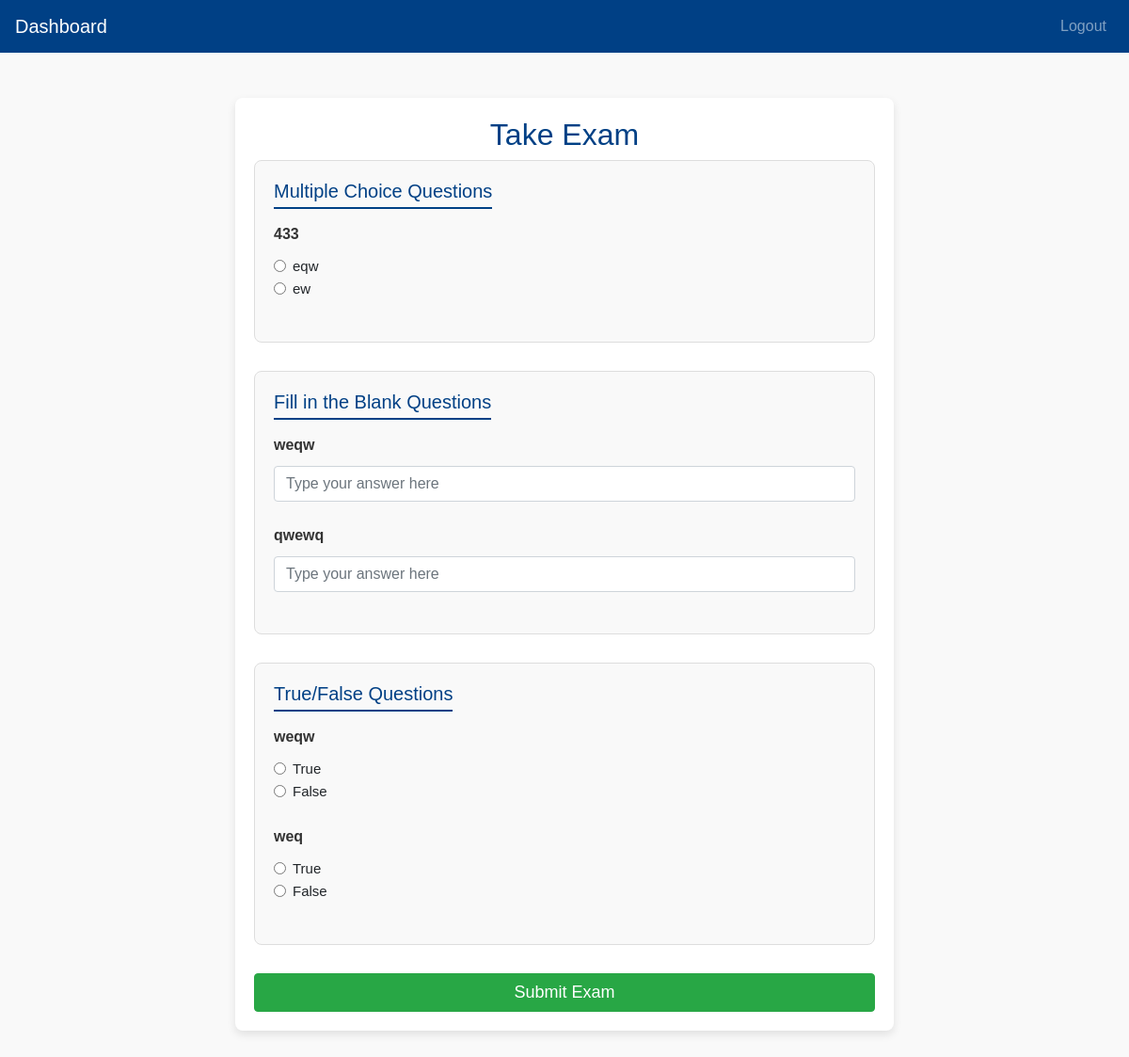
/exam_details.php?exam_id=17 (signed in), run on the app's committed database.
### tables this page shows
CREATE TABLE `exam_questions` (
  `id` int(11) NOT NULL,
  `exam_id` int(11) NOT NULL,
  `question_text` text NOT NULL,
  `question_type` enum('mcq','tf','fill') NOT NULL,
  `options` text DEFAULT NULL,
  `correct_answer` varchar(255) NOT NULL,
  `created_at` timestamp NOT NULL DEFAULT current_timestamp()
);

### exam_details.php (the view, shortened to what this page needs)
<?php
require_once "config.php";
$exam_id = $_GET['exam_id'];
$sql = "SELECT points_per_question, num_questions FROM exam_meta WHERE id = :exam_id";
$stmt = $pdo->prepare($sql);
$stmt->bindParam(":exam_id", $exam_id, PDO::PARAM_INT);
$stmt->execute();
$exam_meta = $stmt->fetch(PDO::FETCH_ASSOC);
$points_per_question = $exam_meta['points_per_question'];
$total_questions = $exam_meta['num_questions'];
$sql = "SELECT * FROM exam_questions WHERE exam_id = :exam_id";
$stmt = $pdo->prepare($sql);
$stmt->bindParam(":exam_id", $exam_id, PDO::PARAM_INT);
$stmt->execute();
$questions = $stmt->fetchAll(PDO::FETCH_ASSOC);
$score = 0;
$correct_answers = 0;
$wrong_answers = 0;
$show_results = false;
?>
<!DOCTYPE html>
<html lang="en">
<head>
    <link rel="stylesheet" href="https://stackpath.bootstrapcdn.com/bootstrap/4.5.2/css/bootstrap.min.css">
    <link rel="stylesheet" href="exam_details.css">
</head>
<body>
<nav class="navbar navbar-expand-lg navbar-dark">
    <a class="navbar-brand" href="dashboard.php">Dashboard</a>
    <div class="collapse navbar-collapse" id="navbarNav">
        <ul class="navbar-nav ml-auto">
            <li class="nav-item">
                <a class="nav-link" href="logout.php">Logout</a>
            </li>
        </ul>
    </div>
</nav>
<div class="container mt-5">
    <?php if ($show_results): ?>
        <div class="exam-complete">
            <h2>Exam Completed!</h2>
            <p><strong>Score:</strong> <?php echo $score; ?> / <?php echo $total_questions * $points_per_question; ?></p>
            <p><strong>Correct Answers:</strong> <?php echo $correct_answers; ?></p>
            <p><strong>Wrong Answers:</strong> <?php echo $wrong_answers; ?></p>
            <a href="exam_results.php?exam_id=<?php echo $exam_id; ?>" class="btn btn-primary">View Exam Results</a>
        </div>
    <?php else: ?>
        <div class="exam-container">
            <h2>Take Exam</h2>
            <form method="POST">
                <div class="question-section">
                    <h3 class="section-title">Multiple Choice Questions</h3>
                    <?php foreach ($questions as $question): ?>
                        <?php if ($question['question_type'] === 'mcq'): ?>
                            <div class="question mb-4">
                                <p><strong><?php echo htmlspecialchars($question['question_text']); ?></strong></p>
                                <?php
                                $options = json_decode($question['options'], true);
                                foreach ($options as $key => $option): ?>
                                    <div class="form-check">
                                        <input type="radio" class="form-check-input" name="question_<?php echo $question['id']; ?>" value="<?php echo $key; ?>" id="option_<?php echo $question['id'] . '_' . $key; ?>">
                                        <label class="form-check-label" for="option_<?php echo $question['id'] . '_' . $key; ?>">
                                            <?php echo htmlspecialchars($option); ?>
                                        </label>
                                    </div>
                                <?php endforeach; ?>
                            </div>
                        <?php endif; ?>
                    <?php endforeach; ?>
                </div>
            <div class="question-section">
                <h3 class="section-title">Fill in the Blank Questions</h3>
                <?php foreach ($questions as $question): ?>
                    <?php if ($question['question_type'] === 'fill'): ?>
                        <div class="question mb-4">
                            <p><strong><?php echo htmlspecialchars($question['question_text']); ?></strong></p>
                            <div class="form-group">
                                <input type="text" class="form-control" name="question_<?php echo $question['id']; ?>" id="blank_<?php echo $question['id']; ?>" placeholder="Type your answer here">
                            </div>
                        </div>
                    <?php endif; ?>
                <?php endforeach; ?>
            </div>
<div class="question-section">
    <h3 class="section-title">True/False Questions</h3>
    <?php foreach ($questions as $question): ?>
        <?php if ($question['question_type'] === 'tf'): ?>
            <div class="question mb-4">
                <p><strong><?php echo htmlspecialchars($question['question_text']); ?></strong></p>
                <div class="form-check">
                    <input type="radio" class="form-check-input" name="question_<?php echo $question['id']; ?>" value="True" id="true_<?php echo $question['id']; ?>">
                    <label class="form-check-label" for="true_<?php echo $question['id']; ?>">True</label>
                </div>
                <div class="form-check">
                    <input type="radio" class="form-check-input" name="question_<?php echo $question['id']; ?>" value="False" id="false_<?php echo $question['id']; ?>">
                    <label class="form-check-label" for="false_<?php echo $question['id']; ?>">False</label>
                </div>
            </div>
        <?php endif; ?>
    <?php endforeach; ?>
</div>
                <button type="submit" class="btn btn-success btn-block">Submit Exam</button>
            </form>
        </div>
    <?php endif; ?>
</div>
</body>
</html>

### exam_details.css (style rules this page uses)
body { background-color: #f9f9f9; font-family: Arial, sans-serif; }
nav { background-color: #004085; }
h2 { color: #004085; text-align: center; }
.exam-container { max-width: 700px; margin: 30px auto; background: white; padding: 20px; border-radius: 8px; box-shadow: 0px 4px 10px rgba(0, 0, 0, 0.1); }
.question-section { margin-bottom: 30px; padding: 20px; border: 1px solid #ddd; border-radius: 8px; background-color: #f9f9f9; }
.section-title { margin-bottom: 15px; font-size: 20px; color: #004085; border-bottom: 2px solid #004085; display: inline-block; padding-bottom: 5px; }
.question p { font-size: 16px; margin-bottom: 10px; color: #333; }
.form-check-label { font-size: 15px; }
.btn-block { margin-top: 20px; font-size: 18px; }

### data on the page
exam_questions: question_text "433", options "eqw", options "ew"
exam_questions: question_text "weqw"
exam_questions: question_text "qwewq"
exam_questions: question_text "weqw"
exam_questions: question_text "weq"
